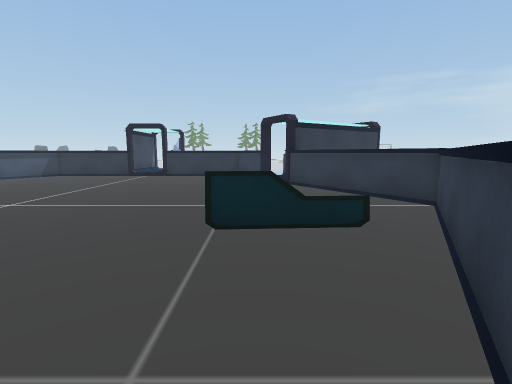
view 1 (above)

13 first-person views from a walk through a 3-D level made in the Unity game engine. The camera is 1.2 m above the floor, tilts 8° down and sees 85° across. Doors are open. The floor is counted in squares, 1 m on a side. Each view is taken from the middle of a square. On the plan, view 1 faces up. The plan holds only what a view shows up to about 13 squares ahead; the rest is blank. The place goes on beyond the plan. Some surface patterns are stand-ins.

view 2
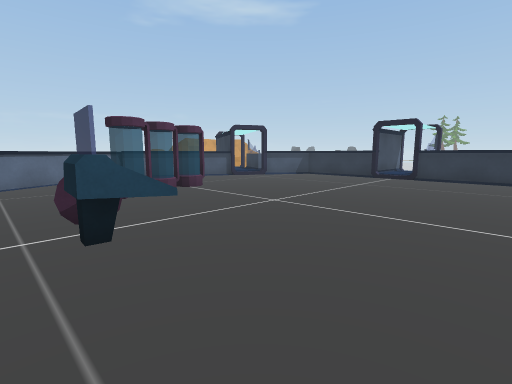

view 3
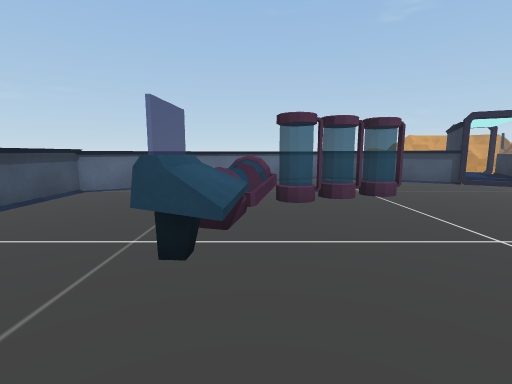

view 4
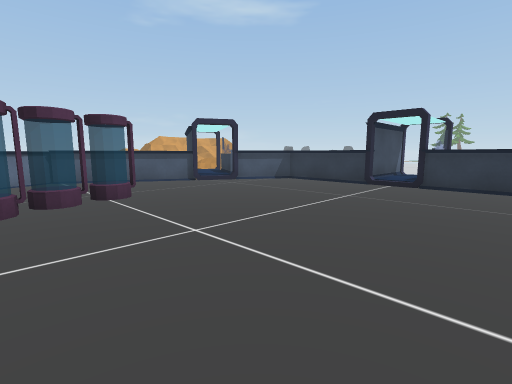

view 5
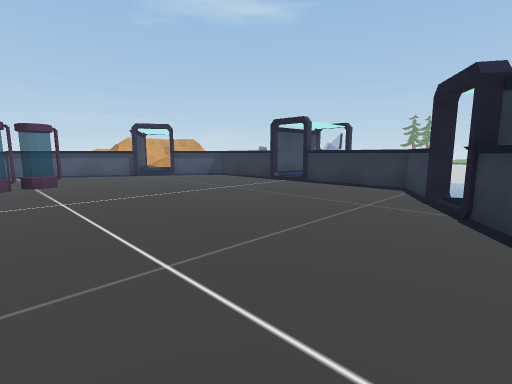

view 6
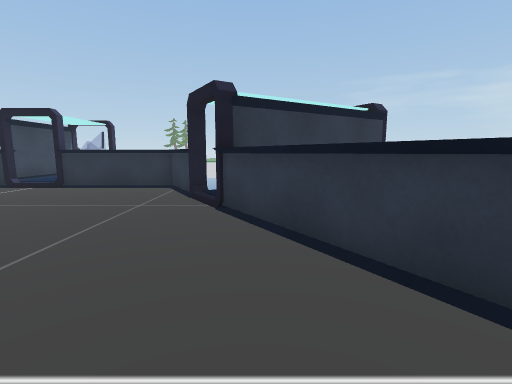

view 7
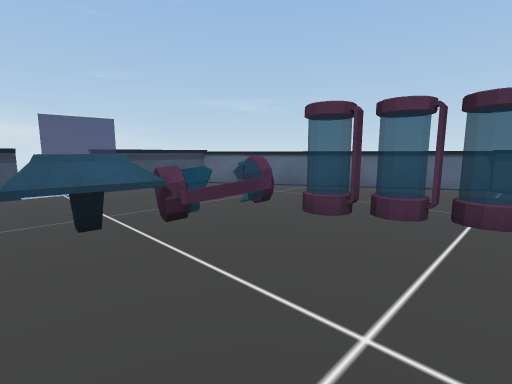

view 8
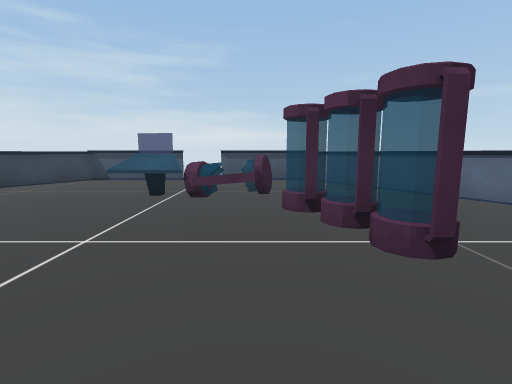

view 9
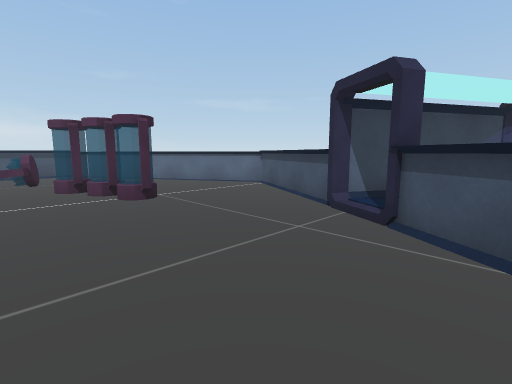

view 10
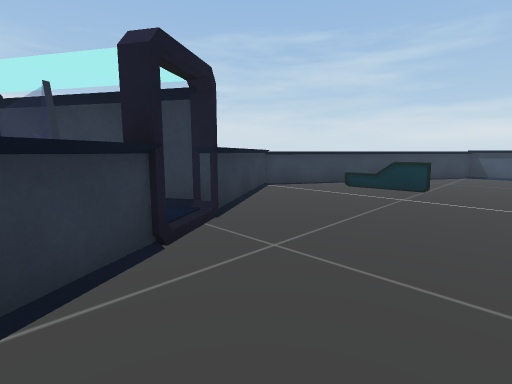

view 11
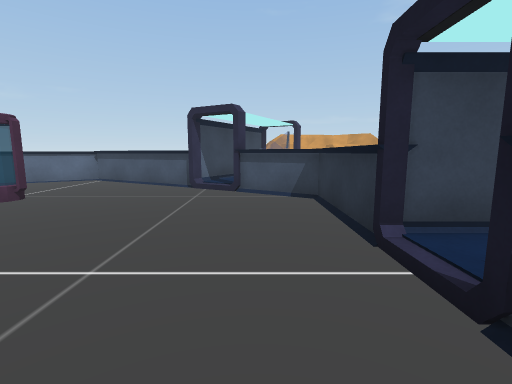

view 12
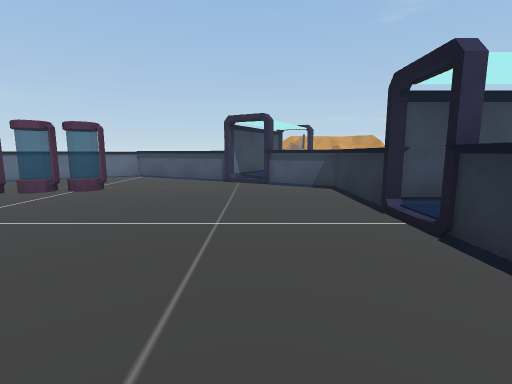

view 13
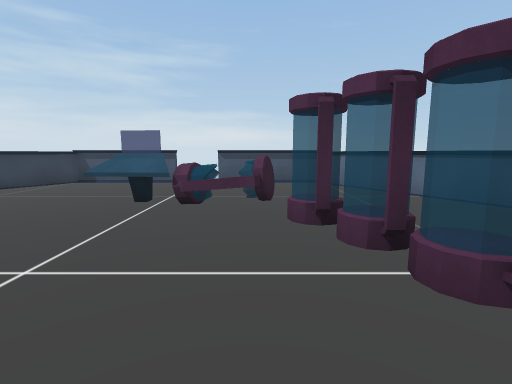

### Floor plan
Key: @ floor where view 1 was taken; # wall or solid block; x gap in a wall; . main floor; : floor 0.25 m higher than the main floor; / step, stairs or slope; D open door; = window, fence, low wall or low ledge; ^ raised ledge; v drop or lower ground; C console; O other object.
Columns run from 17 left of view 1 to 6 right of it. Each row starts with its distance up from view 1.
 18           #:v
 17           #:=
 16           #:
 15  #     ^^^#:#^^^^
 14  ##=  #..........#    #
 13 ####=x#..........######v
 12  v##:/............###v
 11    v#.............##v
 10     #..............#
  9    #................#
  8    #.............DDDD
  7   #....O........D.DDDD
  6   #....O........D.DDDD
  5   #....OO.......D...##
  4    #....O.......O...#
  3    #.....OOCCC.....#v
  2     #....OOCC......#
  1     ##............#
  0      #...........@#
 -1      v#..........#
 -2       #^^^^..^^^^#

Where each view was taken, in squares from view 1:
view 1: 0 up, 0 right, facing up
view 2: 1 up, 1 left, facing up-left
view 3: 3 up, 2 left, facing left
view 4: 4 up, 2 left, facing up-left
view 5: 5 up, 2 right, facing up-left
view 6: 5 up, 2 right, facing up
view 7: 7 up, 4 left, facing down-left
view 8: 10 up, 8 left, facing down
view 9: 14 up, 7 left, facing down-left
view 10: 14 up, 3 left, facing down-right
view 11: 13 up, 3 left, facing left
view 12: 12 up, 1 left, facing left
view 13: 9 up, 8 left, facing down
